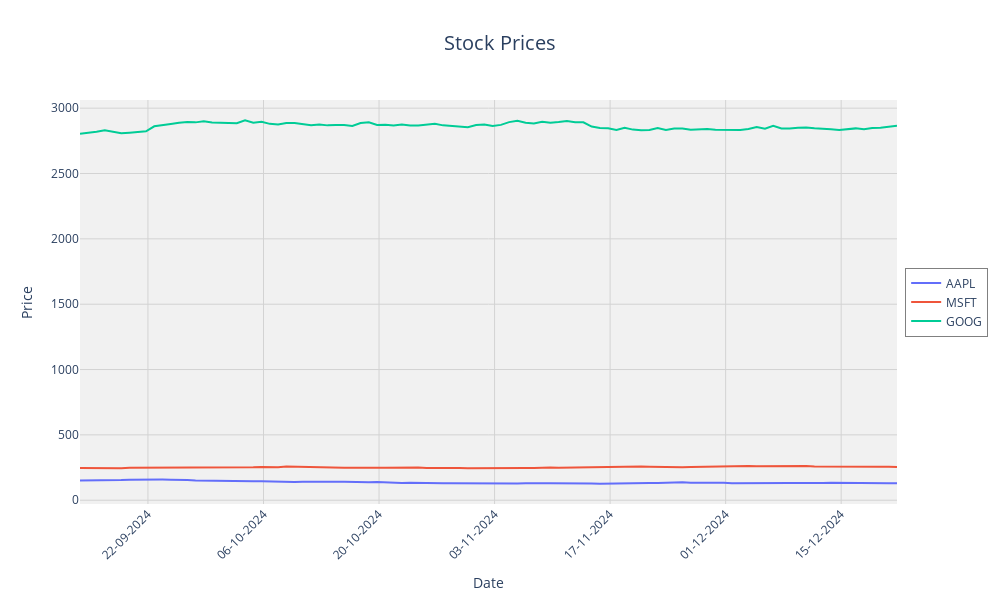

Here is the notebook cell this chart was saved with:
### Code cell
%load_ext autoreload
%autoreload 2

import pandas as pd
import numpy as np
from datetime import datetime, timedelta
from plutus_pairtrading.data_visualizations.plots import (
    plot_timeseries,
    plot_dual_timeseries,
    plot_correlation_matrix,
    plot_acf,
    plot_pacf,
)

# Generate synthetic data
np.random.seed(42)
dates = pd.date_range(start=datetime.now() - timedelta(days=100), periods=100, freq="D")
data = pd.DataFrame(
    {
        "AAPL": 150 + np.cumsum(np.random.randn(100) * 2),
        "MSFT": 250 + np.cumsum(np.random.randn(100) * 2),
        "GOOG": 2800 + np.cumsum(np.random.randn(100) * 10),
    },
    index=dates,
)


fig = plot_timeseries(
    data,
    securities=["AAPL", "MSFT", "GOOG"],
    plot_title="Stock Prices",
    x_label="Date",
    y_label="Price",
    
)
fig.show()
